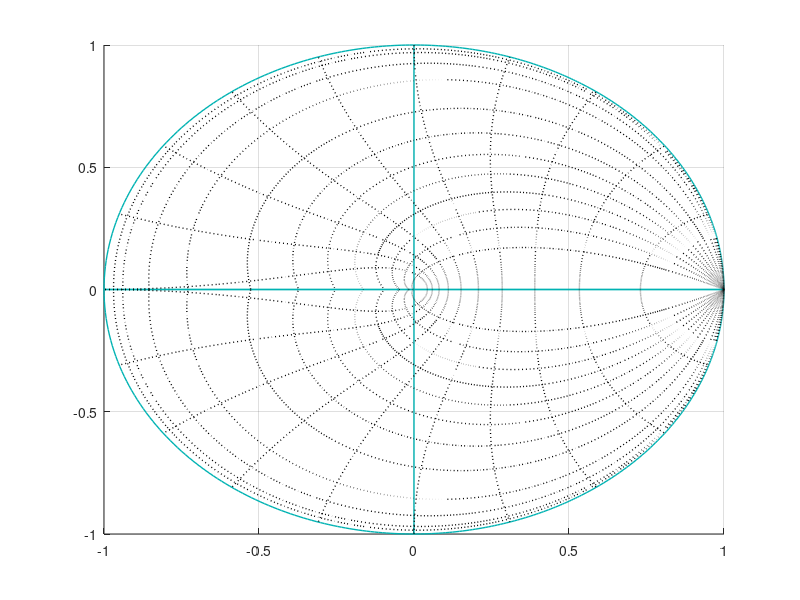

Source code (MATLAB):
function fig_h = zgrid_hires( Handle, ReqStr )

% Hopkins function:  zgrid_hires
%
% Draws a high-resolution z-plane damping/natural-frequency grid,
% into a specified axes or figure. 
% If no axes is specified, draws a hi-res grid in the current axes.
% If no axes exists in the current figure, creates an axes first.
% If there is no current figure, creates a new figure and axes, 
% then draws a high-res grid into the new axes.
%
% Format:  figure_number = zgrid_hires( < figure_number > )
%
% in which the optional input argument
%     figure_number   <--  figure number (or axes handle)
%
% (c)2004-2014, Mark A. Hopkins
% ===================================================================

global PZG

fig_h = [];
if ~nargin
  if ~isempty(gcbf)
    ax_h = findobj( gcbf,'type','axes');
    for k = numel(ax_h):-1:1
      if strcmp( get(ax_h(k),'tag'),'legend')
        ax_h(k) = [];
      end
    end
    Handle = ax_h;
  else
    Handle = [];
  end
  if isempty(Handle)
    Handle = gcf;
  end
end

if numel(Handle) ~= 1
  disp('ZGRID_HIRES Error:  First input arg must be scalar figure handle.')
  return
end  
if ~ishandle(Handle) ...
  ||( ~strcmp( get(Handle,'type'),'axes') ...
     && ~strcmp( get(Handle,'type'),'figure') )
  disp('ZGRID_HIRES Error:  Input arg is not a figure or axes handle.')
  return
elseif strcmp( get(Handle,'type'),'figure')
  ax_h = findobj( Handle,'type','axes');
  if isempty(ax_h)
    Handle = axes('parent', Handle );
  else
    for k = numel(ax_h):-1:1
      if strcmp( get(ax_h(k),'tag'),'legend')
        ax_h(k) = [];
      end
    end
    Handle = ax_h;
  end
  
  if length(Handle) > 1
    disp('ZGRID_HIRES Error:  Specified figure has more than one axes.')
    return
  elseif isempty(Handle)
    if nargin
      disp('ZGRID_HIRES Error:  Specified figure has no axes.')
    else
      disp('ZGRID_HIRES Error:  Current figure has no axes.')
    end
    return
  end  
end

if strcmp( get(Handle,'type'),'figure');
  fig_h = Handle;
elseif strcmp( get(Handle,'type'),'axes');
  fig_h = get( Handle,'parent');
end

if nargin == 2
  if ischar(ReqStr)
    return
  end
  if ~ischar(ReqStr)
    if isnumeric(ReqStr)
      Fs = ReqStr(1);
      ReqStr = 'activate mouse';
      set( Handle,'userdata', Fs )
    else
      return
    end
  else
    Fs = get( Handle,'userdata');
    if ~isnumeric(Fs)
      Fs = [];
    end
    if isempty(Fs)
      if strcmp( get(Handle,'type'),'figure')
        Fs = get( get( Handle,'currentaxes'),'userdata');
      elseif strcmp( get(Handle,'type'),'axes')
        Fs = get( get(Handle,'parent'),'userdata');
      end
      if ~isnumeric(Fs)
        Fs = [];
      elseif numel(Fs) > 1
        Fs = [];
      end
    end
    if isempty(Fs)
      if length(PZG) == 2
        if isfield( PZG(2),'Ts')
          Fs = 1/PZG(2).Ts;
        end
      end
      if isempty(Fs)
        return
      end
    end
  end
  YLim = get( Handle,'ylim');
  XLim = get( Handle,'xlim');
  switch ReqStr
  case 'mouse motion'
    temp = get( Handle,'currentpoint');
    if ( temp(1,1) > XLim(1) ) && ( temp(1,1) < XLim(2) ) ...
      &&( temp(1,2) > YLim(1) ) && ( temp(1,2) < YLim(2) )
      CurrPt = temp(1,1) + 1i*temp(1,2);
      log_loc = log(CurrPt);
      DampPct = -100*sign(real(log_loc)) ...
                .* 1./abs( 1 + 1i*imag(log_loc)./real(log_loc) );
      NatFrqHz = abs(log(CurrPt))*Fs/2/pi;
      DispStr = {['Zeta = ' num2str(DampPct) '%']; ...
                 ['Wn = ' num2str(NatFrqHz) ' Hz']};
      textH = findobj( Handle,'type','text');
      if isempty(textH)
        if strcmp( get(Handle,'type'),'figure')
          AxHandle = get( Handle,'currentaxes');
          textH = text( 0.6*XLim(1)+0.4*XLim(2), 0.8*YLim(1)+0.2*YLim(2), DispStr,'parent', AxHandle );
        elseif strcmp( get(Handle,'type'),'axes')
          textH = text( 0.6*XLim(1)+0.4*XLim(2), 0.8*YLim(1)+0.2*YLim(2), DispStr,'parent', Handle );
        end
      else
        if length(textH) > 1
          delete(textH(2:end))
          textH = textH(1);
        end
        set( textH,'string', DispStr )
        textP = get( textH,'position');
        if ( textP(1) ~= (0.6*XLim(1)+0.4*XLim(2)) ) ...
          ||( textP(2) ~= (0.8*YLim(1)+0.2*YLim(2)) )
          set( textH,'position',[ 0.6*XLim(1)+0.4*XLim(2), ...
                                  0.8*YLim(1)+0.2*YLim(2), 0 ] )
        end
      end
      set( textH,'fontweight','bold','color','r','fontsize',14)
    else
      textH = findobj( Handle,'type','text');
      if ~isempty(textH)
        if length(textH) > 1
          delete(textH(2:end))
          textH(2:end) = [];
        end
        if ~sum(get(get(textH,'parent'),'color'))
          set( textH,'color',[ 1 1 1] )
        end
        textS = get(textH,'string');
        if ~isempty(textS)
          set(textH,'string','')
        end
      end
    end
    pause(0.05)
    return
  case 'mouse button'
    return
  case 'activate mouse'
    FigH = get( Handle,'parent');
    if isempty(get(FigH,'windowbuttondownfcn')) ...
      && isempty(get(FigH,'windowbuttonmotionfcn'))
      set( FigH,'windowbuttondownfcn', ...
                   ['zoom(gcbf,''down'');', ...
                    'zgrid_hires(get(gcbf,''currentaxes''),''mouse button'');'], ...
                'windowbuttonmotionfcn', ...
                   'zgrid_hires(get(gcbf,''currentaxes''),''mouse motion'');')
    end
  end
end

%htemp = axes(Handle); %#ok<NASGU>
delH = findobj(Handle,'tag','HiRes Zgrid');
delete(delH)

Zetas = (0.1:0.1:0.9)';
Zetas = [ 0; 0.01; 0.02; 0.05; Zetas];
normPt = -Zetas + 1i*sqrt(1-Zetas.^2);
LogBase = [ (0:0.0001:0.0099) ...
            logspace(-2,0,250) ...
            logspace(0,log10(pi),150)]';
ZLog = zeros(size(LogBase));
ZLog(:,1)=exp(normPt(1)*LogBase);
for Ck = 2:length(Zetas)
  ZLog(:,Ck)=exp(normPt(Ck)*LogBase/imag(normPt(Ck)));
end

UC = ZLog(:,1);
UC = [ 1i; 0; UC; conj(UC); 0; -1i ];

ZLog(:,1) = [];
ZLog = [ ZLog; NaN*ones(1,size(ZLog,2)) ];
ZLog = [ ZLog(:); conj(ZLog(:)) ];

set( Handle,'nextplot','add')
% plot( ZLog, ...
%      'color',[0 0 0], ...
%      'parent', Handle, ...
%      'linestyle',':', ...
%      'linewidth', 1, ...
%      'tag','HiRes Zgrid' );
plot( UC, ...
     'color',[0 0.7 0.7], ...
     'linestyle','-', ...
     'linewidth', 1, ...
     'parent', Handle, ...
     'tag','HiRes Zgrid' );


% set(H(4),'linewidth', 1,'linestyle','-','color',[0 0.7 0.7]);
% H=plot(conj(ZLog),'k:','parent', Handle );
% set(H,'linewidth', 1,'tag','HiRes Zgrid');
% set(H(4),'linewidth', 1,'linestyle','-','color',[0 0.7 0.7]);
 
LogBase = logspace(-3,log10(pi/2),300)';
normPt = pi*( -cos(LogBase)+1i*sin(LogBase) );
WLog = exp( 0.1*normPt );
for Ck = 2:10
  WLog = [WLog exp( Ck/10*normPt )];     %#ok<AGROW>
end
WLog = [ WLog; NaN*ones(1,size(WLog,2)) ];
WLog = [ WLog(:); conj(WLog(:)) ];

% H = plot( WLog(:),'k:','parent', Handle );
% set( H,'linewidth', 1,'tag','HiRes Zgrid');
plot( [ ZLog; WLog ], ...
     'color',[0 0 0], ...
     'parent', Handle, ...
     'linestyle',':', ...
     'linewidth', 1, ...
     'tag','HiRes Zgrid' );

% H = plot(conj(WLog),'k:','parent', Handle );
% set( H,'linewidth', 1,'tag','HiRes Zgrid');

set( Handle,'xgrid','on','ygrid','on')

return

